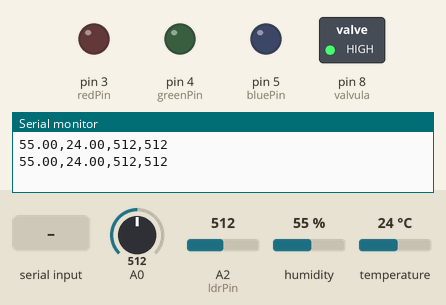
Recording of a sketch running on a simulated Arduino Uno, built with avr-gcc and run on an emulated ATmega328P. Parts: switched loads named in the sketch (green lamp = pin HIGH), output pins drawn as LEDs (lit = HIGH), the last lines printed to the serial monitor. The test bench sets the inputs (shaded band); at power-on: A0 = 512, A2 (ldrPin) = 512, humidity 55 %, temperature 24 °C.

Above: at 5.4 s.
5.5 s: A0 set to 458
7.2 s: A0 set to 434
9.5 s: "r\n" received over Serial
At 10.9 s:
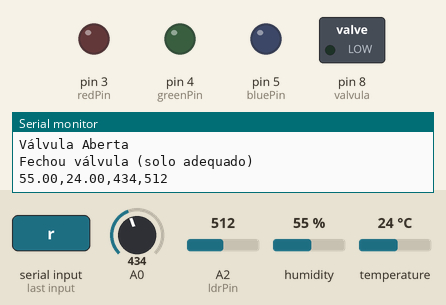
11.5 s: A0 set to 540
13.2 s: A0 set to 564
At 14.5 s:
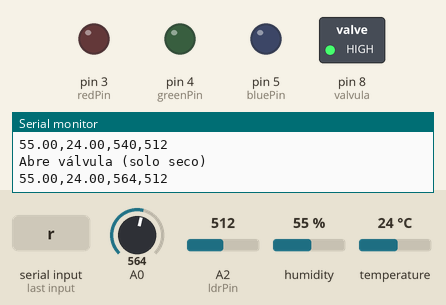
Timing chart, 0 to 16.2 s (numbered marks = the images above; inputs shaded):
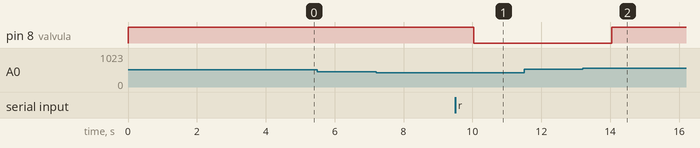

Measured:
- the behaviour switches between 550 and 551 on A0 (found by bisection; images 1 and 2)
- after the input at 9.5 s, pin 8 (valvula): HIGH → LOW after 0.53 s
- after the input at 13.2 s, pin 8 (valvula): LOW → HIGH after 0.85 s

The sketch:

arduiners_comLed_sensores.ino
```cpp
#include "DHT.h"
#define DHTPIN 2
#define DHTTYPE DHT22
#define ldrPin A2
//#define relePin 8
#define redPin 3
#define greenPin 4
#define bluePin 5

DHT dht(DHTPIN, DHTTYPE);
String comando = "";

int valvula = 8;
bool valvulaAberta = false;

void setup() {
  Serial.begin(9600);
  dht.begin();
  pinMode(ldrPin, INPUT);
  pinMode(redPin, OUTPUT);
  pinMode(greenPin, OUTPUT);
  pinMode(bluePin, OUTPUT);
  //pinMode(relePin, OUTPUT);
  //digitalWrite(relePin, HIGH);
  pinMode(valvula, OUTPUT);
  digitalWrite(valvula, HIGH);
}
void loop() {
  delay(2000);


  float humi = dht.readHumidity();
  float tempC = dht.readTemperature();
  int soilHumi = analogRead(A0);
  int light = analogRead(ldrPin);


 if (Serial.available()) {
    char comand = Serial.read();

    if (comand == 'd' && valvulaAberta) {
      digitalWrite(valvula, LOW);
      Serial.println("Válvula Fechada");
      valvulaAberta = false;
    } else if (comand == 'r' && !valvulaAberta) {
      digitalWrite(valvula, HIGH);
      Serial.println("Válvula Aberta");
      valvulaAberta = true;
    }
  }

  while (Serial.available()) {
    char c = Serial.read();
    if (c == '\n') {
      comando.trim();
      if (comando == "verde") {
        digitalWrite(redPin, LOW);
        digitalWrite(greenPin, HIGH);
        digitalWrite(bluePin, LOW);
      } else if (comando == "vermelho") {
        digitalWrite(redPin, HIGH);
        digitalWrite(greenPin, LOW);
        digitalWrite(bluePin, LOW);
      }
      comando = "";
    } else {
      comando += c;
    }
  }


  if (!isnan(humi) && !isnan(tempC)) {
    if (soilHumi > 550 && !valvulaAberta) {
      digitalWrite(valvula, HIGH);
      valvulaAberta = true;
      Serial.println("Abre válvula (solo seco)");
    }
    else if (soilHumi < 450 && valvulaAberta) {
      digitalWrite(valvula, LOW);
      valvulaAberta = false;
      Serial.println("Fechou válvula (solo adequado)");
    }


    Serial.print(humi); Serial.print(",");
    Serial.print(tempC); Serial.print(",");
    Serial.print(soilHumi); Serial.print(",");
    Serial.println(light);
  }
  else {
    Serial.println("Erro na leitura do DHT!");
  }
}
```
